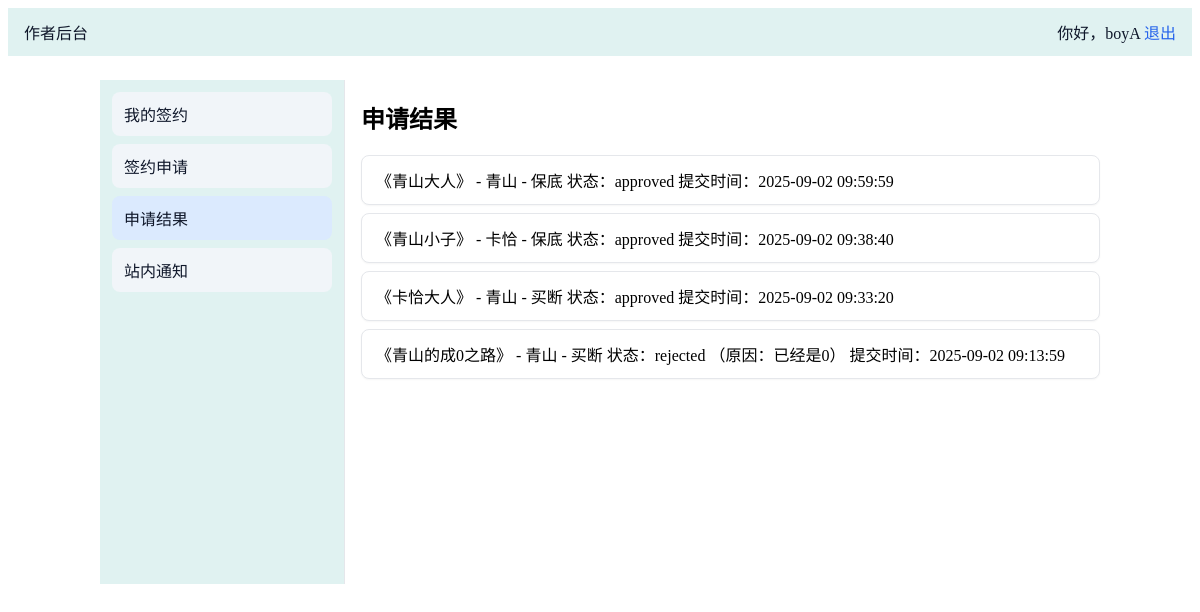
The app's page /author/results (signed in), older data.
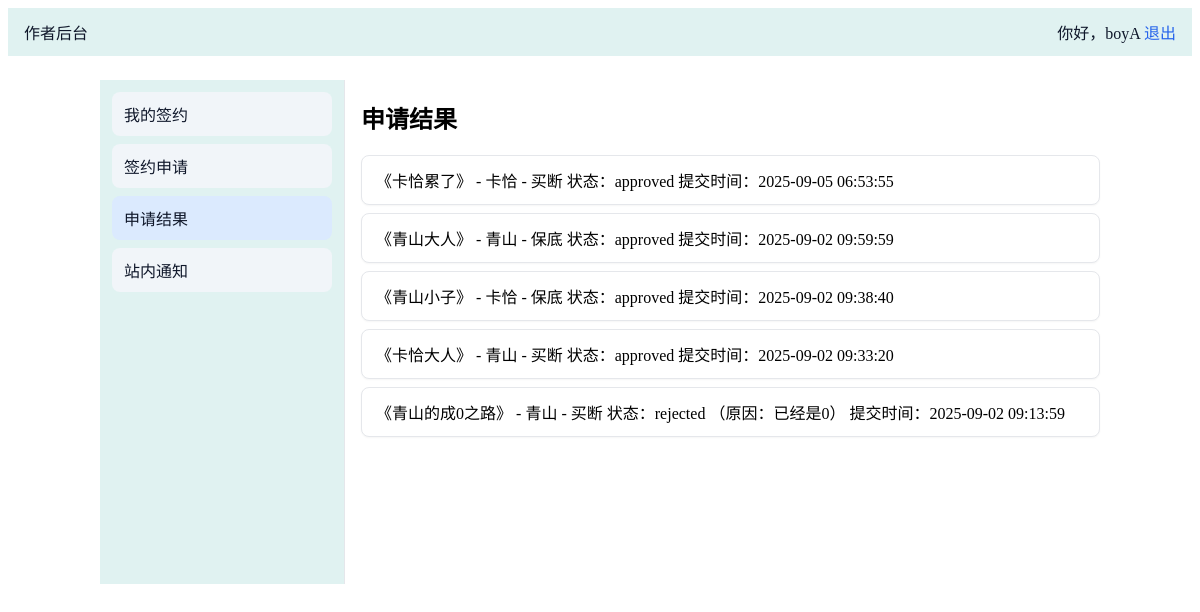
The same page, newer data.
### tables this page shows
CREATE TABLE applications (
				id INTEGER PRIMARY KEY AUTOINCREMENT,
				author_id INTEGER NOT NULL,
				title TEXT NOT NULL,
				pen_name TEXT NOT NULL,
				contract_type TEXT NOT NULL CHECK(contract_type IN ('保底','买断')),
				status TEXT NOT NULL DEFAULT 'pending' CHECK(status IN ('pending','approved','rejected')),
				reject_reason TEXT,
				created_at TEXT NOT NULL DEFAULT (datetime('now')),
				processed_at TEXT, reviewer_id INTEGER REFERENCES users(id),
				FOREIGN KEY(author_id) REFERENCES users(id)
			);

### app.py (the view)
@app.route("/author/results")
@login_required(role="author")
def author_results():
	user_id = session.get("user_id")
	with get_db() as conn:
		applications = conn.execute(
			"SELECT id, title, pen_name, contract_type, status, reject_reason, created_at FROM applications WHERE author_id=? ORDER BY id DESC",
			(user_id,),
		).fetchall()
	return render_template("author_results.html", applications=applications)

### app.py (called while the page is built, shortened)
@app.before_request
def ensure_db_once():
	global _initialized

def login_required(role=None):
	def decorator(view_func):
		@wraps(view_func)
		def wrapped(*args, **kwargs):
			user_id = session.get("user_id")
			user_role = session.get("role")
			if not user_id:
				return redirect(url_for("login"))
			if role and user_role != role:
				flash("无权限访问该页面", "error")
				return redirect(url_for("index"))
			return view_func(*args, **kwargs)
		return wrapped
	return decorator

### templates/author_results.html
{% extends 'base.html' %}
{% block content %}
<div class="layout">
	<aside class="sidenav teal">
		<a href="{{ url_for('author_contracts') }}">我的签约</a>
		<a href="{{ url_for('author_apply') }}">签约申请</a>
		<a href="{{ url_for('author_results') }}" class="active">申请结果</a>
		<a href="{{ url_for('author_notifications') }}">站内通知</a>
	</aside>
	<section class="main">
		<h1>申请结果</h1>
		<ul>
			{% for a in applications %}
				<li class="card">
					《{{ a[1] }}》 - {{ a[2] }} - {{ a[3] }}
					<span>状态：{{ a[4] }}</span>
					{% if a[4]=='rejected' and a[5] %}<span>（原因：{{ a[5] }}）</span>{% endif %}
					<span>提交时间：{{ a[6] }}</span>
				</li>
			{% else %}
				<li>暂无申请</li>
			{% endfor %}
		</ul>
	</section>
</div>
{% endblock %}

### templates/base.html (shortened to what this page needs)
<!doctype html>
<html lang="zh-CN">
<head>
	<link rel="stylesheet" href="{{ url_for('static', filename='style.css') }}">
</head>
<body class="theme-{{ session.get('role','guest') }}">
	<nav class="nav top">
		<div class="brand">
			{% if session.get('username') %}
				{% if session.get('role')=='admin' %}管理后台{% else %}作者后台{% endif %}
			{% else %}
				登录界面
			{% endif %}
		</div>
		<div class="links">
			{% if session.get('username') %}
				<span>你好，{{ session.get('username') }}</span>
				<a href="{{ url_for('logout') }}">退出</a>
			{% endif %}
		</div>
	</nav>
	<main class="container">
		{% block content %}{% endblock %}
	</main>
</body>
</html>

### static/style.css (style rules this page uses)
.nav { display:flex;justify-content:space-between;align-items:center;padding:12px 16px;background:#1f2937;color:#fff }
.container { max-width:1000px;margin:24px auto;padding:0 16px }
a { color:#2563eb;text-decoration:none }
.card { background:#fff;border:1px solid #e5e7eb;border-radius:8px;padding:12px 14px;box-shadow:0 1px 2px rgba(0,0,0,.04);transition:box-shadow .2s, transform .2s }
.layout { display:flex;gap:16px }
.sidenav { width:220px;min-height:60vh;border-right:1px solid #e5e7eb;padding:12px }
.sidenav a { display:block;padding:10px 12px;border-radius:8px;color:#0f172a;background:#f1f5f9;margin-bottom:8px;transition:box-shadow .2s, transform .2s }
.sidenav a.active { background:#dbeafe }
.sidenav.teal { background:#e0f2f1 }
.main { flex:1 }
body.theme-author .nav.top { background:#e0f2f1;color:#0f172a }
ul { list-style: none;padding:0 }
li { margin:8px 0 }

Row changes from the older to the newer data that the page shows:
added applications: title "卡恰累了", pen_name "卡恰", contract_type "买断", status "approved", created_at "2025-09-05 06:53:55"
